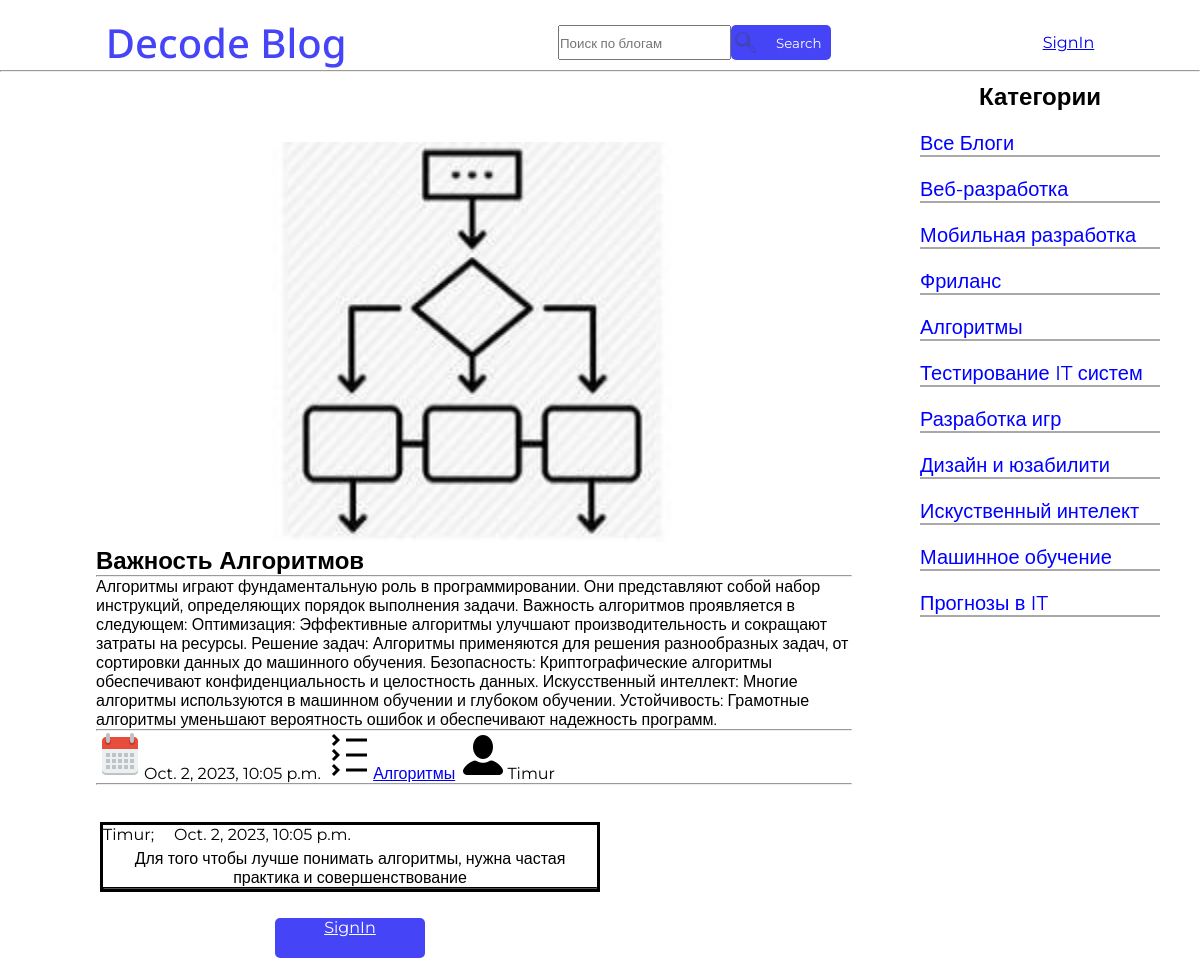
Page /blogs/testcommentview/6/ on the earlier database version.
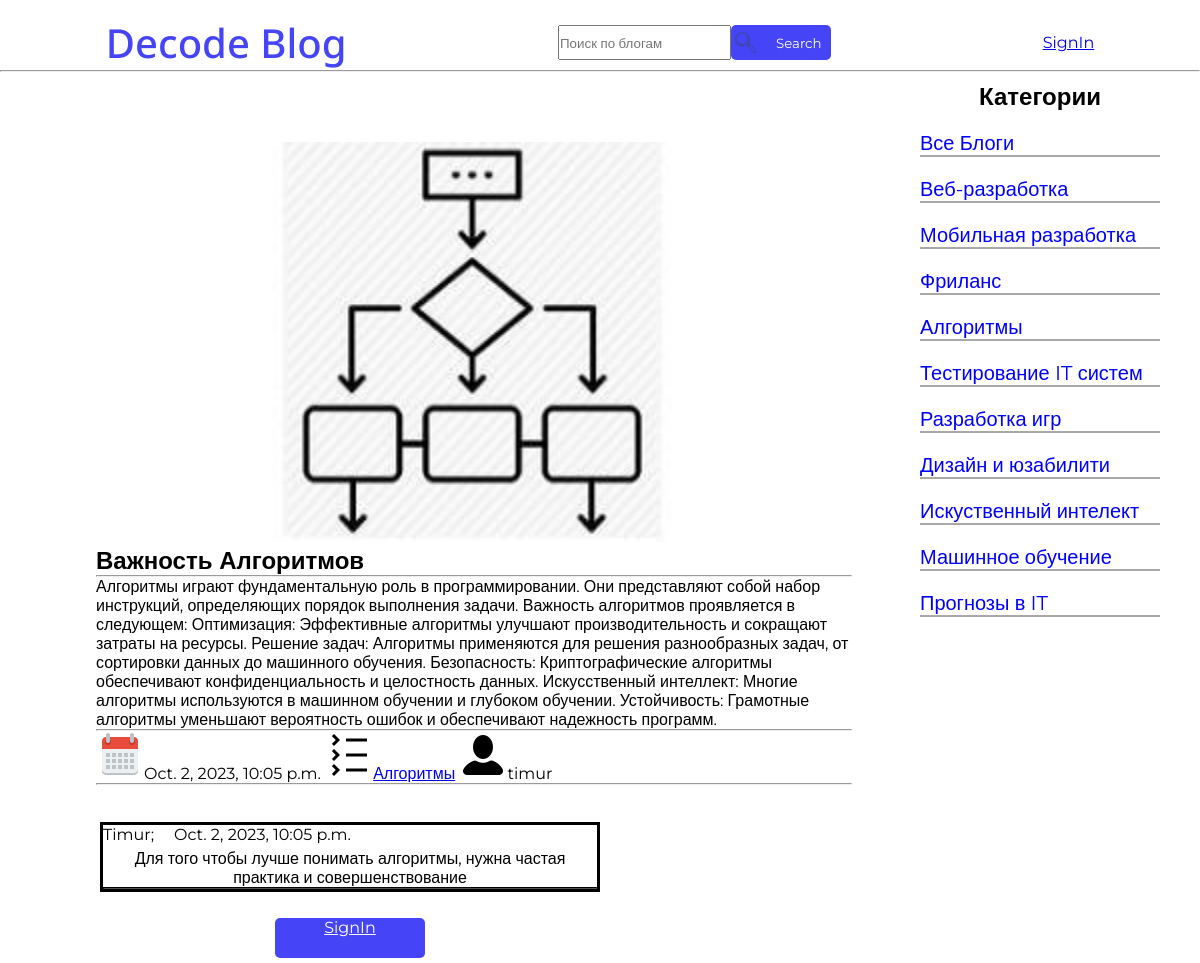
Same page on the later database version.
### decode_blogs/models.py (models this page shows, shortened)
class Blog(models.Model):
    name = models.CharField(max_length=50)
    category = models.ForeignKey(Category, on_delete=models.CASCADE, null=True)
    image = models.ImageField(blank=True, upload_to=uniq_name_upload)
    description = models.TextField()
    date = models.DateTimeField(default=datetime.datetime.today())
    author = models.ForeignKey(settings.AUTH_USER_MODEL, on_delete=models.CASCADE)     # !  1 #
    class Meta:
        verbose_name = 'Blog'
        verbose_name_plural = 'Blogs'

class Category(models.Model):
    name = models.CharField(max_length=50)
    class Meta:
        verbose_name = 'Category'
        verbose_name_plural = 'Categories'
    def __str__(self) -> str:
        return self.name

### decode_authe/models.py (models this page shows)
class CustomUser(AbstractUser):
    image = models.ImageField(upload_to='avatars', blank=True)
    description = models.TextField(max_length=200)
    groups = models.ManyToManyField(
        'auth.Group',
        related_name='users',
        blank=True,
        verbose_name='groups',
        help_text='The groups this user belongs to. A user will get all permissions granted to each of their groups.',
    )
    user_permissions = models.ManyToManyField(
        'auth.Permission',
        related_name='users',
        blank=True,
        verbose_name='user permissions',
        help_text='Specific permissions for this user.',
        error_messages={
            'add': 'The permission you are trying to add already exists for the user.',
            'remove': 'The permission you are trying to remove does not exist for the user.',
        },
    )

### decode_blogs/views.py (the view)
# urls.py: path('testcommentview/<int:blog_id>/', views.BlogDetail.as_view(), name='comments-category'),
class BlogDetail(DetailView):
    model = Blog
    template_name = 'decode_blogs/comment.html'
    pk_url_kwarg = 'blog_id'
    context_object_name = 'blog'
    def get_context_data(self, **kwargs):
        context = super().get_context_data(**kwargs)
        context['title'] = 'Обзор блога'
        context['comments'] = Comment.objects.filter(blog_id=self.kwargs['blog_id'])  # Комментарии относящиеся к этому блогу #
        context['categories'] = Category.objects.all()
        context['menu'] = menu
        return context

### decode_blogs/templates/decode_blogs/comment.html (shortened to what this page needs)
{% load static %}
<!DOCTYPE html>
<html lang="en">
<head>
    <link rel="stylesheet" href="{% static 'decode_blogs/css/comments.css' %}">
    <link rel="stylesheet" href="{% static 'decode_blogs/css/header.css' %}">
    <link rel="stylesheet" href="{% static 'decode_blogs/css/Home.css' %}">
</head>
<body>
    <header>
        <h1>Decode Blog</h1>
        <div class="header-div-1">
            <form method="POST" action="{% url 'decode_blogs:blog-search'  %}" class="form_1">
                <input type="search" placeholder="Поиск по блогам" name="search">
                <button id="button-find">
                    <img src="{% static 'decode_blogs/images/search_icon.svg' %}" alt="" id="search_icon">
                    Search
                </button>
            </form>
        </div>
        <div class="header-div-2">
            {% if request.user.is_authenticated %}
                <a href="{% url 'decode_blogs:home' %}" class="button-reg">Home</a>
                <a href="{% url 'decode_authe:signout' %}" class="button-reg">Signout</a>
                {% if user.image %}
                    <a href="{% url 'decode_authe:profile'%}"><img src="{{ user.image.url }}" alt="" id="header-img"></a>
                {% else %}
                    <a href="{% url 'decode_authe:profile'%}"><img src="{% static 'decode_blogs/images/User.png' %}" alt=""></a>
                {% endif %}
            {% else %}
                <a href="{% url 'decode_authe:signin' %}">SignIn</a>
            {% endif %}
        </div>
    </header>
    <hr>
    <section class="main">
        <div class="blogs">
            <div class="com-blog">
                <div class="main-info">
                    {% if blog.image %}
                    <img src="{{ blog.image.url }}" alt="comment-img" class="comment-img">
                    {% endif %}
                </div>
                <h2 id="blog-name">{{ blog.name }}</h2>
                <hr>
                    <p id="description">{{ blog.description }}</p>
                    <hr>
                    <time id="blog-date"><img src="{% static 'decode_blogs/images/Calendar.png' %}" alt="">{{ blog.date }}</time>
                    <a href="{% url 'decode_blogs:category' blog.id %}" id="blog-category"><img src="{% static 'decode_blogs/images/Categories.png' %}" alt="">{{ blog.category }}</a>
                    <img src="{% static 'decode_blogs/images/User.png' %}" alt="" id="blog-author">{{ blog.author }}
                    <hr>
            </div>
        </div>
        <div class="categories">
            <h2 id="categories-name">Категории</h2>
            {% if category_id == 0 %}
                <a href="{% url 'decode_blogs:home' %}" class="selected-ctgr">Все Блоги</a>
            {% else %}
                <a href="{% url 'decode_blogs:home' %}">Все Блоги</a>
            {% endif %}
            {% for ctgr in categories %}
                {% if category_id == ctgr.id %}
                    <a href="{% url 'decode_blogs:category' ctgr.id %}" class="selected-ctgr">{{ctgr.name}}</a>
                {% else %}
                    <a href="{% url 'decode_blogs:category' ctgr.id %}">{{ctgr.name}}</a>
                {% endif %}
            {% endfor %}
    </section>
    <section class="main-3">
        <div class="comm-details">
            {% for c in comments %}
            <div class="comment">
                <div class="comm-detail">
                    <p id="user">{{ c.user }};</p>
                    <p>{{ c.date }}</p>
                </div>
                <p id="text">{{ c.text }}</p>
                <hr id="com-line">
            </div>
        </div>
            {% endfor %}
            {% if request.user.is_authenticated %}
                <a href="{% url 'decode_blogs:cmadd' %}" id="button-com">Добавить комментарий</a>
            {% else %}
                <a href="{% url 'decode_authe:signin' %}" id="button-come">SignIn</a>
            {% endif %}
    </section>
</body>
</html>

Differences in the rows shown:
changed Blog "Важность Алгоритмов": author "Timur" → "timur"
